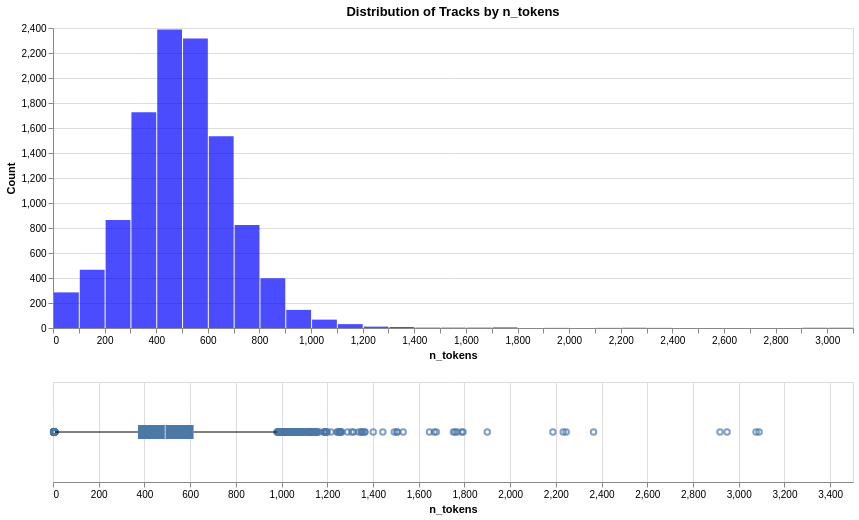

Notebook source saved alongside this figure:
### Markdown cell above
## n_tokens

### Code cell
analyze_distribution(df_tracks, 'n_tokens', 'n_tokens', 'blue')

### Figure 1 — Vega specification as saved in the notebook (floating-point values rounded to 4 significant figures; data arrays with more than 128 entries replaced by an {"elided": "..."} marker saying what was removed)
{"$schema": "https://vega.github.io/schema/vega/v5.json", "data": [{"name": "source_0"}, {"name": "data_0", "values": [{"__count": 145, "bin_maxbins_10_n_tokens": 500.0, "bin_maxbins_10_n_tokens_end": 1000.0, "bin_maxbins_40_n_tokens": 900.0, "bin_maxbins_40_n_tokens_end": 1000.0}, {"__count": 1534, "bin_maxbins_10_n_tokens": 500.0, "bin_maxbins_10_n_tokens_end": 1000.0, "bin_maxbins_40_n_tokens": 600.0, "bin_maxbins_40_n_tokens_end": 700.0}, {"__count": 824, "bin_maxbins_10_n_tokens": 500.0, "bin_maxbins_10_n_tokens_end": 1000.0, "bin_maxbins_40_n_tokens": 700.0, "bin_maxbins_40_n_tokens_end": 800.0}, {"__count": 1727, "bin_maxbins_10_n_tokens": 0.0, "bin_maxbins_10_n_tokens_end": 500.0, "bin_maxbins_40_n_tokens": 300.0, "bin_maxbins_40_n_tokens_end": 400.0}, {"__count": 2389, "bin_maxbins_10_n_tokens": 0.0, "bin_maxbins_10_n_tokens_end": 500.0, "bin_maxbins_40_n_tokens": 400.0, "bin_maxbins_40_n_tokens_end": 500.0}, {"__count": 2316, "bin_maxbins_10_n_tokens": 500.0, "bin_maxbins_10_n_tokens_end": 1000.0, "bin_maxbins_40_n_tokens": 500.0, "bin_maxbins_40_n_tokens_end": 600.0}, {"__count": 864, "bin_maxbins_10_n_tokens": 0.0, "bin_maxbins_10_n_tokens_end": 500.0, "bin_maxbins_40_n_tokens": 200.0, "bin_maxbins_40_n_tokens_end": 300.0}, {"__count": 399, "bin_maxbins_10_n_tokens": 500.0, "bin_maxbins_10_n_tokens_end": 1000.0, "bin_maxbins_40_n_tokens": 800.0, "bin_maxbins_40_n_tokens_end": 900.0}, {"__count": 467, "bin_maxbins_10_n_tokens": 0.0, "bin_maxbins_10_n_tokens_end": 500.0, "bin_maxbins_40_n_tokens": 100.0, "bin_maxbins_40_n_tokens_end": 200.0}, {"__count": 31, "bin_maxbins_10_n_tokens": 1000.0, "bin_maxbins_10_n_tokens_end": 1500.0, "bin_maxbins_40_n_tokens": 1100.0, "bin_maxbins_40_n_tokens_end": 1200.0}, {"__count": 285, "bin_maxbins_10_n_tokens": 0.0, "bin_maxbins_10_n_tokens_end": 500.0, "bin_maxbins_40_n_tokens": 0.0, "bin_maxbins_40_n_tokens_end": 100.0}, {"__count": 3, "bin_maxbins_10_n_tokens": 1500.0, "bin_maxbins_10_n_tokens_end": 2000.0, "bin_maxbins_40_n_tokens": 1500.0, "bin_maxbins_40_n_tokens_end": 1600.0}, {"__count": 67, "bin_maxbins_10_n_tokens": 1000.0, "bin_maxbins_10_n_tokens_end": 1500.0, "bin_maxbins_40_n_tokens": 1000.0, "bin_maxbins_40_n_tokens_end": 1100.0}, {"__count": 5, "bin_maxbins_10_n_tokens": 1500.0, "bin_maxbins_10_n_tokens_end": 2000.0, "bin_maxbins_40_n_tokens": 1700.0, "bin_maxbins_40_n_tokens_end": 1800.0}, {"__count": 3, "bin_maxbins_10_n_tokens": 1000.0, "bin_maxbins_10_n_tokens_end": 1500.0, "bin_maxbins_40_n_tokens": 1400.0, "bin_maxbins_40_n_tokens_end": 1500.0}, {"__count": 1, "bin_maxbins_10_n_tokens": 1500.0, "bin_maxbins_10_n_tokens_end": 2000.0, "bin_maxbins_40_n_tokens": 1900.0, "bin_maxbins_40_n_tokens_end": 2000.0}, {"__count": 8, "bin_maxbins_10_n_tokens": 1000.0, "bin_maxbins_10_n_tokens_end": 1500.0, "bin_maxbins_40_n_tokens": 1300.0, "bin_maxbins_40_n_tokens_end": 1400.0}, {"__count": 11, "bin_maxbins_10_n_tokens": 1000.0, "bin_maxbins_10_n_tokens_end": 1500.0, "bin_maxbins_40_n_tokens": 1200.0, "bin_maxbins_40_n_tokens_end": 1300.0}, {"__count": 3, "bin_maxbins_10_n_tokens": 1500.0, "bin_maxbins_10_n_tokens_end": 2000.0, "bin_maxbins_40_n_tokens": 1600.0, "bin_maxbins_40_n_tokens_end": 1700.0}, {"__count": 2, "bin_maxbins_10_n_tokens": 3000.0, "bin_maxbins_10_n_tokens_end": 3500.0, "bin_maxbins_40_n_tokens": 3000.0, "bin_maxbins_40_n_tokens_end": 3100.0}, {"__count": 2, "bin_maxbins_10_n_tokens": 2500.0, "bin_maxbins_10_n_tokens_end": 3000.0, "bin_maxbins_40_n_tokens": 2900.0, "bin_maxbins_40_n_tokens_end": 3000.0}, {"__count": 1, "bin_maxbins_10_n_tokens": 2000.0, "bin_maxbins_10_n_tokens_end": 2500.0, "bin_maxbins_40_n_tokens": 2100.0, "bin_maxbins_40_n_tokens_end": 2200.0}, {"__count": 1, "bin_maxbins_10_n_tokens": 2000.0, "bin_maxbins_10_n_tokens_end": 2500.0, "bin_maxbins_40_n_tokens": 2300.0, "bin_maxbins_40_n_tokens_end": 2400.0}, {"__count": 2, "bin_maxbins_10_n_tokens": 2000.0, "bin_maxbins_10_n_tokens_end": 2500.0, "bin_maxbins_40_n_tokens": 2200.0, "bin_maxbins_40_n_tokens_end": 2300.0}]}, {"name": "data_1"}, {"name": "data_2", "values": {"elided": "250 records"}}, {"name": "data_3"}, {"name": "data_4", "values": [{"lower_box_n_tokens": 372.0, "lower_whisker_n_tokens": 8.0, "max_n_tokens": 979.0}]}, {"name": "data_5", "values": [{"max_n_tokens": 979.0, "upper_box_n_tokens": 615.0, "upper_whisker_n_tokens": 979.0}]}, {"name": "data_6"}, {"name": "data_7", "values": [{"lower_box_n_tokens": 372.0, "max_n_tokens": 3089.0, "upper_box_n_tokens": 615.0}]}, {"name": "data_8", "values": [{"lower_box_n_tokens": 372.0, "max_n_tokens": 3089.0, "mid_box_n_tokens": 491.0, "upper_box_n_tokens": 615.0}]}, {"name": "data_0_concat_0_y_domain___count", "values": [{"min": 1, "max": 2389}]}], "signals": [{"name": "concat_0_bin_maxbins_40_n_tokens_bins", "value": {"fields": ["n_tokens"], "fname": "bin_n_tokens", "start": 0.0, "step": 100.0, "stop": 3100.0}}, {"name": "concat_0_height", "value": 300}, {"name": "concat_1_height", "value": 100}], "marks": [{"type": "group", "name": "concat_0_group", "encode": {"update": {"height": {"signal": "concat_0_height"}, "width": {"signal": "width"}}}, "marks": [{"type": "rect", "name": "concat_0_marks", "from": {"data": "data_0"}, "encode": {"update": {"opacity": {"value": 0.7}, "x": {"field": "bin_maxbins_40_n_tokens_end", "scale": "concat_0_x", "offset": {"signal": "0.5 + (abs(scale(\"concat_0_x\", datum[\"bin_maxbins_40_n_tokens_end\"]) - scale(\"concat_0_x\", datum[\"bin_maxbins_40_n_tokens\"])) < 0.25 ? 0.5 * (0.25 - (abs(scale(\"concat_0_x\", datum[\"bin_maxbins_40_n_tokens_end\"]) - scale(\"concat_0_x\", datum[\"bin_maxbins_40_n_tokens\"])))) : -0.5)"}}, "y": {"field": "__count", "scale": "concat_0_y"}, "tooltip": {"signal": "{\"n_tokens (binned)\": !isValid(datum[\"bin_maxbins_10_n_tokens\"]) || !isFinite(+datum[\"bin_maxbins_10_n_tokens\"]) ? \"null\" : format(datum[\"bin_maxbins_10_n_tokens\"], \"\") + \" – \" + format(datum[\"bin_maxbins_10_n_tokens_end\"], \"\"), \"Count of Records\": format(datum[\"__count\"], \"\")}"}, "y2": {"value": 0, "scale": "concat_0_y"}, "x2": {"field": "bin_maxbins_40_n_tokens", "scale": "concat_0_x", "offset": {"signal": "0.5 + (abs(scale(\"concat_0_x\", datum[\"bin_maxbins_40_n_tokens_end\"]) - scale(\"concat_0_x\", datum[\"bin_maxbins_40_n_tokens\"])) < 0.25 ? -0.5 * (0.25 - (abs(scale(\"concat_0_x\", datum[\"bin_maxbins_40_n_tokens_end\"]) - scale(\"concat_0_x\", datum[\"bin_maxbins_40_n_tokens\"])))) : 0.5)"}}, "fill": {"value": "blue"}}}, "style": ["bar"]}], "axes": [{"scale": "concat_0_y", "tickCount": {"signal": "ceil(concat_0_height/40)"}, "orient": "left", "gridScale": "concat_0_x", "grid": true, "maxExtent": 0, "ticks": false, "labels": false, "zindex": 0, "aria": false, "domain": false, "minExtent": 0}, {"scale": "concat_0_x", "tickCount": {"signal": "ceil(width/10)"}, "grid": false, "labelOverlap": true, "zindex": 0, "orient": "bottom", "title": "n_tokens", "labelFlush": true}, {"scale": "concat_0_y", "title": "Count", "grid": false, "orient": "left", "labelOverlap": true, "tickCount": {"signal": "ceil(concat_0_height/40)"}, "zindex": 0}], "title": {"text": "Distribution of Tracks by n_tokens", "frame": "group"}, "style": "cell"}, {"type": "group", "name": "concat_1_group", "encode": {"update": {"width": {"signal": "width"}, "height": {"signal": "concat_1_height"}}}, "signals": [{"name": "height", "update": "concat_1_height"}], "marks": [{"type": "symbol", "name": "concat_1_layer_0_layer_0_marks", "from": {"data": "data_2"}, "encode": {"update": {"x": {"field": "n_tokens", "scale": "concat_1_x"}, "y": {"signal": "concat_1_height", "mult": 0.5}, "fill": {"value": "transparent"}, "opacity": {"value": 0.7}, "stroke": {"value": "#4c78a8"}}}, "style": ["point", "boxplot-outliers"]}, {"type": "rule", "name": "concat_1_layer_0_layer_1_layer_0_marks", "from": {"data": "data_4"}, "encode": {"update": {"x2": {"field": "lower_box_n_tokens", "scale": "concat_1_x"}, "x": {"field": "lower_whisker_n_tokens", "scale": "concat_1_x"}, "y": {"signal": "concat_1_height", "mult": 0.5}, "stroke": {"value": "black"}, "tooltip": {"signal": "format(datum[\"max_n_tokens\"], \"\")"}}}, "style": ["rule", "boxplot-rule"], "aria": false}, {"type": "rule", "name": "concat_1_layer_0_layer_1_layer_1_marks", "from": {"data": "data_5"}, "encode": {"update": {"y": {"signal": "concat_1_height", "mult": 0.5}, "x": {"field": "upper_box_n_tokens", "scale": "concat_1_x"}, "stroke": {"value": "black"}, "tooltip": {"signal": "format(datum[\"max_n_tokens\"], \"\")"}, "x2": {"field": "upper_whisker_n_tokens", "scale": "concat_1_x"}}}, "style": ["rule", "boxplot-rule"], "aria": false}, {"type": "rect", "name": "concat_1_layer_1_layer_0_marks", "from": {"data": "data_7"}, "encode": {"update": {"tooltip": {"signal": "format(datum[\"max_n_tokens\"], \"\")"}, "fill": {"value": "#4c78a8"}, "height": {"value": 14}, "yc": {"signal": "concat_1_height", "mult": 0.5}, "x": {"field": "lower_box_n_tokens", "scale": "concat_1_x"}, "x2": {"field": "upper_box_n_tokens", "scale": "concat_1_x"}}}, "style": ["bar", "boxplot-box"]}, {"type": "rect", "name": "concat_1_layer_1_layer_1_marks", "from": {"data": "data_8"}, "encode": {"update": {"fill": [{"value": "#4c78a8", "test": "datum['lower_box_n_tokens'] >= datum['upper_box_n_tokens']"}, {"value": "white"}], "tooltip": {"signal": "format(datum[\"max_n_tokens\"], \"\")"}, "height": {"value": 14}, "yc": {"signal": "concat_1_height", "mult": 0.5}, "opacity": {"value": 0.7}, "xc": {"field": "mid_box_n_tokens", "scale": "concat_1_x"}, "width": {"value": 1}}}, "style": ["tick", "boxplot-median"], "aria": false}], "axes": [{"scale": "concat_1_x", "minExtent": 0, "grid": true, "aria": false, "ticks": false, "tickCount": {"signal": "ceil(width/40)"}, "labels": false, "zindex": 0, "domain": false, "orient": "bottom", "maxExtent": 0}, {"scale": "concat_1_x", "grid": false, "labelFlush": true, "labelOverlap": true, "tickCount": {"signal": "ceil(width/40)"}, "zindex": 0, "orient": "bottom", "title": "n_tokens"}], "style": "cell"}], "scales": [{"name": "concat_0_x", "type": "linear", "domain": {"signal": "[concat_0_bin_maxbins_40_n_tokens_bins.start, concat_0_bin_maxbins_40_n_tokens_bins.stop]"}, "range": [0, {"signal": "width"}], "bins": {"signal": "concat_0_bin_maxbins_40_n_tokens_bins"}, "zero": false}, {"name": "concat_0_y", "type": "linear", "domain": [{"signal": "(data(\"data_0_concat_0_y_domain___count\")[0] || {}).min"}, {"signal": "(data(\"data_0_concat_0_y_domain___count\")[0] || {}).max"}], "range": [{"signal": "concat_0_height"}, 0], "zero": true, "nice": true}, {"name": "concat_1_x", "type": "linear", "domain": {"fields": [{"data": "data_2", "field": "n_tokens"}, {"data": "data_4", "field": "lower_whisker_n_tokens"}, {"data": "data_4", "field": "lower_box_n_tokens"}, {"data": "data_5", "field": "upper_box_n_tokens"}, {"data": "data_5", "field": "upper_whisker_n_tokens"}, {"data": "data_7", "field": "lower_box_n_tokens"}, {"data": "data_7", "field": "upper_box_n_tokens"}, {"data": "data_8", "field": "mid_box_n_tokens"}]}, "range": [0, {"signal": "width"}], "nice": true, "zero": true}], "width": 800, "layout": {"padding": 20, "columns": 1, "bounds": "full", "align": "each"}, "padding": 5, "background": "white"}
